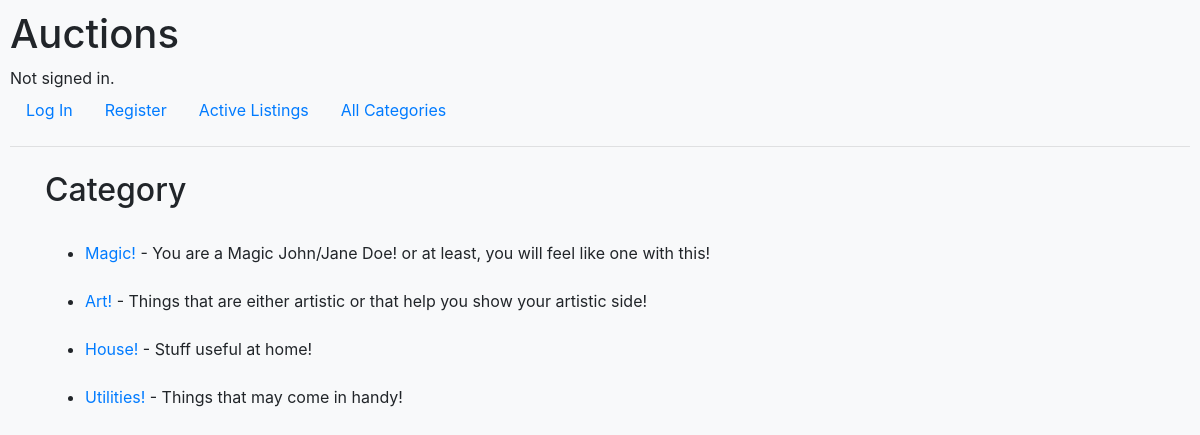
The page /category/ on the database its author committed.
### auctions/models.py (models this page shows, shortened)
class category(models.Model):
    title = models.CharField( max_length=75)
    auction = models.ManyToManyField(listings,related_name="category", blank=True)
    description = models.TextField(null=False, blank=True)

### auctions/views.py (the view)
# urls.py: path("category/", views.categories,name="categories"),
def categories(request):
    listing=category.objects.all()
    return render(request, "auctions/categories.html",{"listings":listing})

### auctions/templates/auctions/categories.html
{% extends "auctions/layout.html" %}
{% block body %}
<section class="py-2 container">
    <h2>Category</h2>
    <ul>
        {% for auction in listings %}
        <br>
        <li><a href= "{{auction.id}}"> {{auction.title}}</a> - {{auction.description}}</li>
            {% endfor%}
    </ul>
</section>
{% endblock %}

### auctions/static/auctions/styles.css (style rules this page uses)
body { padding: 10px; }

### rows shown on the page
category: title "Magic!", description "You are a Magic John/Jane Doe! or at least, you will feel like one with this!"
category: title "Art!", description "Things that are either artistic or that help you show your artistic side!"
category: title "House!", description "Stuff useful at home!"
category: title "Utilities!", description "Things that may come in handy!"
